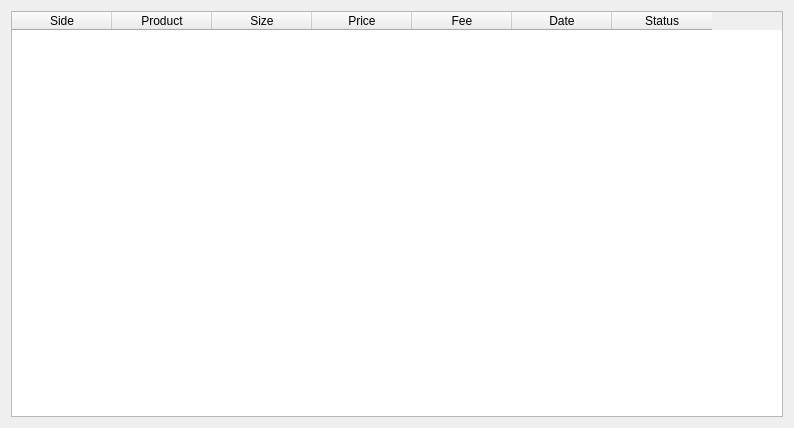
<?xml version="1.0" encoding="UTF-8"?>
<ui version="4.0">
 <class>Form</class>
 <widget class="QWidget" name="Form">
  <property name="geometry">
   <rect>
    <x>0</x>
    <y>0</y>
    <width>794</width>
    <height>428</height>
   </rect>
  </property>
  <property name="windowTitle">
   <string>Form</string>
  </property>
  <layout class="QGridLayout" name="gridLayout">
   <item row="0" column="0">
    <widget class="QTableWidget" name="tableWidget">
     <property name="font">
      <font>
       <weight>50</weight>
       <italic>false</italic>
       <bold>false</bold>
      </font>
     </property>
     <column>
      <property name="text">
       <string>Side</string>
      </property>
     </column>
     <column>
      <property name="text">
       <string>Product</string>
      </property>
     </column>
     <column>
      <property name="text">
       <string>Size</string>
      </property>
     </column>
     <column>
      <property name="text">
       <string>Price</string>
      </property>
     </column>
     <column>
      <property name="text">
       <string>Fee</string>
      </property>
     </column>
     <column>
      <property name="text">
       <string>Date</string>
      </property>
     </column>
     <column>
      <property name="text">
       <string>Status</string>
      </property>
     </column>
    </widget>
   </item>
  </layout>
 </widget>
 <resources/>
 <connections/>
</ui>
